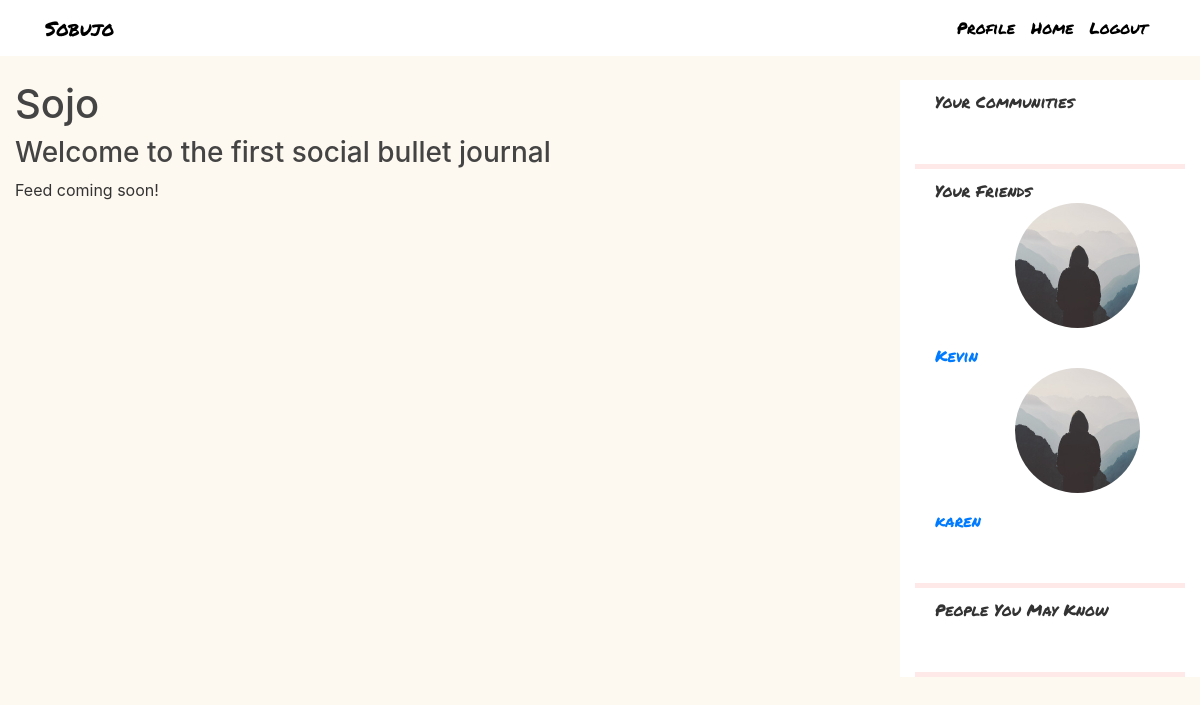
The app's page /about (signed in) with its own data.
### flaskblog/models.py (models this page shows, shortened)
class User(db.Model, UserMixin):
    id = db.Column(db.Integer, primary_key=True)
    username = db.Column(db.String(20), unique=True, nullable=False)
    email = db.Column(db.String(120), unique=True, nullable=False)
    image_file = db.Column(db.String(20), nullable=False, default='default.jpg')
    password = db.Column(db.String(60), nullable=False)
    pages = db.relationship("Page", backref="user")
    friends = db.relationship("User", secondary=friendship,
                           primaryjoin=id==friendship.c.friend_a_id,
                           secondaryjoin=id==friendship.c.friend_b_id)
    community = db.relationship("Community", secondary=membership, backref="members")
    comments = db.relationship("Comment", backref="author") # received

### flaskblog/routes.py (the view)
@app.route("/about")
def about():
    return render_template('about.html', title='About')

### flaskblog/models.py (called while the page is built)
@login_manager.user_loader
def load_user(user_id):
    return User.query.get(int(user_id))

### flaskblog/templates/about.html
{% extends "layout.html" %}
{% block content %}
    <h1>Sojo</h1>
    <h3>Welcome to the first social bullet journal</h3>
    <p>Feed coming soon!</p>
{% endblock content %}

### flaskblog/templates/layout.html (shortened to what this page needs)
<!DOCTYPE html>
<html>
<head>
    <link rel="stylesheet" href="https://maxcdn.bootstrapcdn.com/bootstrap/4.0.0/css/bootstrap.min.css">
    <link rel="stylesheet" type="text/css" href="{{ url_for('static', filename='main.css') }}">
</head>
<body>
    <header class="site-header">
      <nav class="navbar navbar-expand-md navbar-dark bg-steel fixed-top">
        <div class="container">
          <a class="title-style mr-4" href="/">Sobujo</a>
          <div class="collapse navbar-collapse" id="navbarToggle">
            <div class="navbar-nav">
              {% if current_user.is_authenticated %}
                <a class="nav-item nav-link" href="{{ url_for('journal') }}">Profile</a>
                <a class="nav-item nav-link" href="{{ url_for('home') }}">Home</a>
                <a class="nav-item nav-link" href="{{ url_for('logout') }}">Logout</a>
              {% else %}
                <a class="nav-item nav-link" href="{{ url_for('login') }}">Login</a>
                <a class="nav-item nav-link" href="{{ url_for('register') }}">Register</a>
              {% endif %}
            </div>
          </div>
        </div>
      </nav>
    </header>
    <main role="main" class="container-fluid">
      <div class="row">
        <div class="col-md-9">
          {% block content %}{% endblock %}
        </div>
        {% if current_user.is_authenticated %}
          <div class="col-md-3 bg-steel">
            <div class="sidebar-section">
              Your Communities
            </div>
            <div class="pink-divider"></div>
            <div class="sidebar-section">
              Your Friends
              {% for friend in current_user.friends %}
                <img class="rounded-circle account-img" src="/static/profile_pics/{{ current_user.image_file }}">
                <a href="{{ url_for('spectate', user_id=friend.id) }}"> {{ friend.username }} </a>
                {% endfor %}
            </div>
            <div class="pink-divider"></div>
            <div class="sidebar-section">
              People You May Know
            </div>
            <div class="pink-divider"></div>
          </div>
        {% endif %}
      </div>
    </main>
</body>
</html>

### flaskblog/static/main.css (style rules this page uses)
body { background-color: #FEF9F0; color: #333333; margin-top: 5rem; }
h1, h2, h3, h4, h5, h6 { color: #444444; }
.bg-steel { background-color: #ffffff; }
.title-style { color: black; font-size: 20px; font-family: "Permanent Marker"; }
.site-header .navbar-nav .nav-link { color: black; font-family: "Permanent Marker"; }
.sidebar-section { background: #ffffff; padding: 10px 20px; font-family: "Permanent Marker"; padding-bottom: 50px; }
.account-img { height: 125px; width: 125px; margin-bottom: 16px; margin-right: 80px; margin-left: 80px; }
.pink-divider { background-color: #FFE8E8; height: 5px; width: 100%; }

### records on screen
User: image_file (placeholder picture), username "Kevin"
User: image_file (placeholder picture), username "karen"
